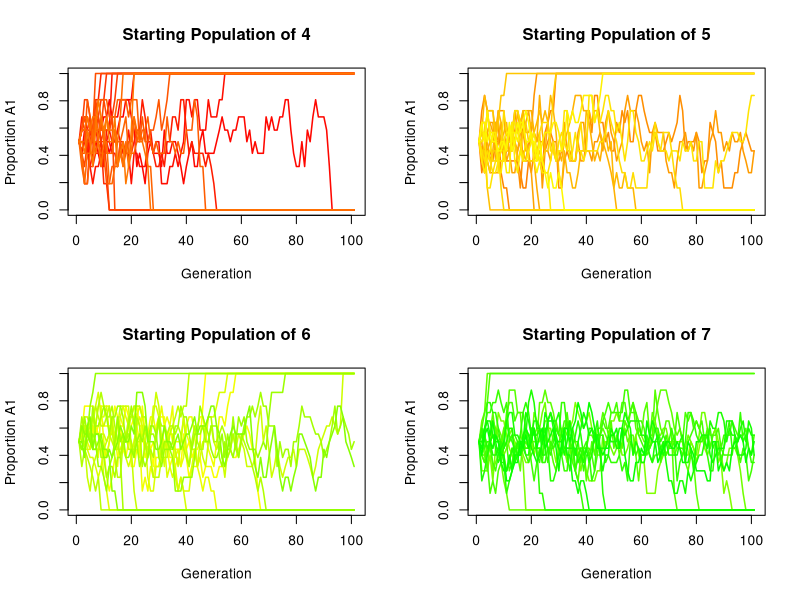
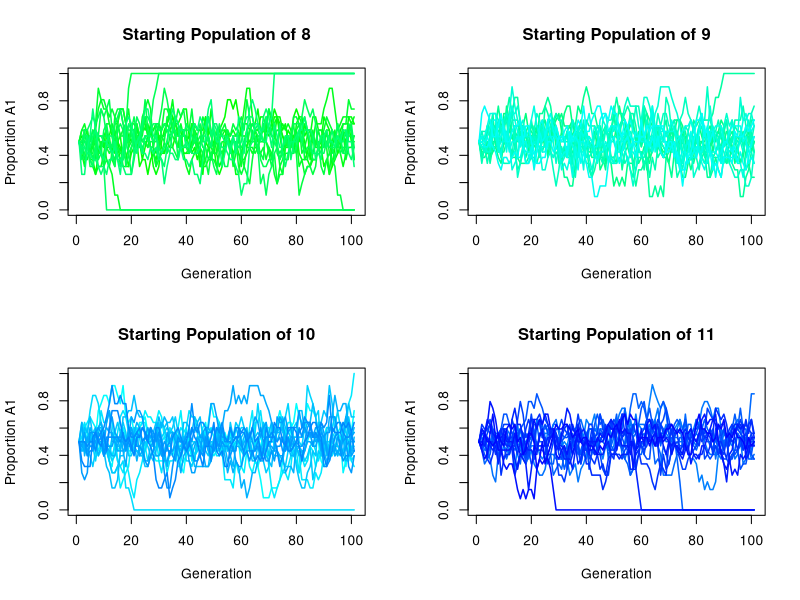
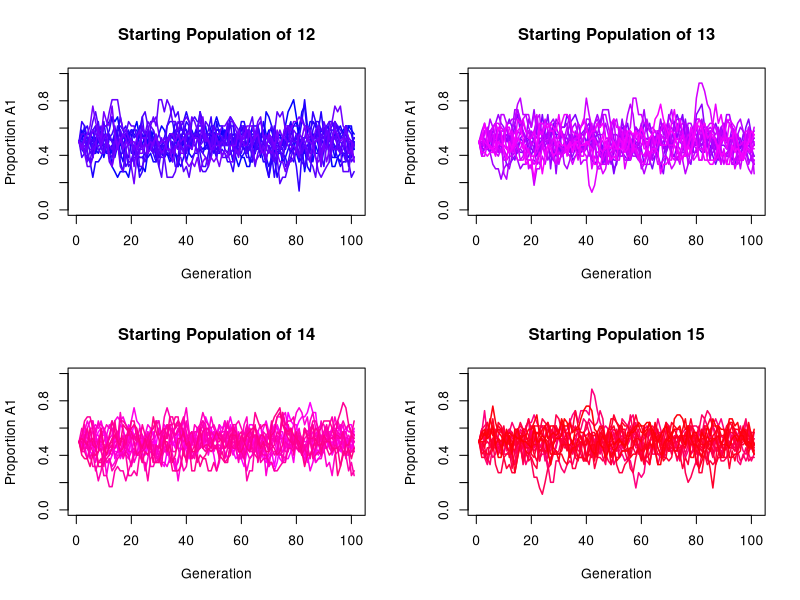

These charts were generated, in order, by the following R code:
## ---- chunk 1
knitr::opts_chunk$set(tidy.opts=list(width.cutoff=60),tidy=TRUE)
## ---- chunk 2
drift_ns <- function(w11,w12,w22,p0,n,time){    #Function to find p values over time
  p <- p0    #Initial condition is placed in the first position of the p column vector
  for (t in 1:time){    #For every instance in the set of generations
    a1 <- rbinom(2*n,size=1,prob=p[t])    #Draw of alleles
    pd <- sum(a1)/(2*n)    #The ratio of A1 alleles in the total population
    wbar = pd^2*w11+2*pd*(1-pd)*w12+(1-pd)^2*w22    #Selection, Avg fitness
    pprime = (pd*w11 + (1-pd)*w12)*pd/wbar    #Selection, p(t+1)
    p <- c(p, pprime)    #Column binding pprime values under the original p value
  }
  return(p) 
}

set.seed(1)
n0s <- seq(4,15,1)
e <- NULL
for (n in n0s){    #For every n in the sequence of starting population sizes
  for (i in 1:18){    #Run 18 replicates of the function over 100 generations
    e <- cbind(e,drift_ns(w11=0.5,w12=1,w22=0.5,p0=0.5,n,time=100))    #Column bind the results of the 18 sequences to 'e'
  }
}

par(mfrow=c(2,2)) #Combine following 4 graphs into one output

colors<-rainbow(216)
plot(e[,1],col=colors[1],lwd=1.5,type="l",ylim=c(0,1),xlab="Generation",ylab="Proportion A1",main="Starting Population of 4")
for (i in 2:18){
  lines(e[,i],col=colors[i],lwd=1.5)
}

plot(e[,19],col=colors[19],lwd=1.5,type="l",ylim=c(0,1),xlab="Generation",ylab="Proportion A1",main="Starting Population of 5")
for (i in 20:36){
  lines(e[,i],col=colors[i],lwd=1.5)
}

plot(e[,37],col=colors[37],lwd=1.5,type="l",ylim=c(0,1),xlab="Generation",ylab="Proportion A1",main="Starting Population of 6")
for (i in 38:54){
  lines(e[,i],col=colors[i],lwd=1.5)
}

plot(e[,55],col=colors[55],lwd=1.5,type="l",ylim=c(0,1),xlab="Generation",ylab="Proportion A1",main="Starting Population of 7")
for (i in 56:72){
  lines(e[,i],col=colors[i],lwd=1.5)
}

par(mfrow=c(2,2))

plot(e[,73],col=colors[73],lwd=1.5,type="l",ylim=c(0,1),xlab="Generation",ylab="Proportion A1",main="Starting Population of 8")
for (i in 74:90){
  lines(e[,i],col=colors[i],lwd=1.5)
}

plot(e[,91],col=colors[91],lwd=1.5,type="l",ylim=c(0,1),xlab="Generation",ylab="Proportion A1",main="Starting Population of 9")
for (i in 92:108){
  lines(e[,i],col=colors[i],lwd=1.5)
}

plot(e[,109],col=colors[109],lwd=1.5,type="l",ylim=c(0,1),xlab="Generation",ylab="Proportion A1",main="Starting Population of 10")
for (i in 110:126){
  lines(e[,i],col=colors[i],lwd=1.5)
}

plot(e[,127],col=colors[127],lwd=1.5,type="l",ylim=c(0,1),xlab="Generation",ylab="Proportion A1",main="Starting Population of 11")
for (i in 128:144){
  lines(e[,i],col=colors[i],lwd=1.5)
}

par(mfrow=c(2,2))

plot(e[,145],col=colors[145],lwd=1.5,type="l",ylim=c(0,1),xlab="Generation",ylab="Proportion A1",main="Starting Population of 12")
for (i in 146:162){
  lines(e[,i],col=colors[i],lwd=1.5)
}

plot(e[,163],col=colors[163],lwd=1.5,type="l",ylim=c(0,1),xlab="Generation",ylab="Proportion A1",main="Starting Population of 13")
for (i in 164:180){
  lines(e[,i],col=colors[i],lwd=1.5)
}

plot(e[,181],col=colors[181],lwd=1.5,type="l",ylim=c(0,1),xlab="Generation",ylab="Proportion A1",main="Starting Population of 14")
for (i in 182:198){
  lines(e[,i],col=colors[i],lwd=1.5)
}

plot(e[,199],col=colors[199],lwd=1.5,type="l",ylim=c(0,1),xlab="Generation",ylab="Proportion A1",main="Starting Population 15")
for (i in 200:216){
  lines(e[,i],col=colors[i],lwd=1.5)
}
